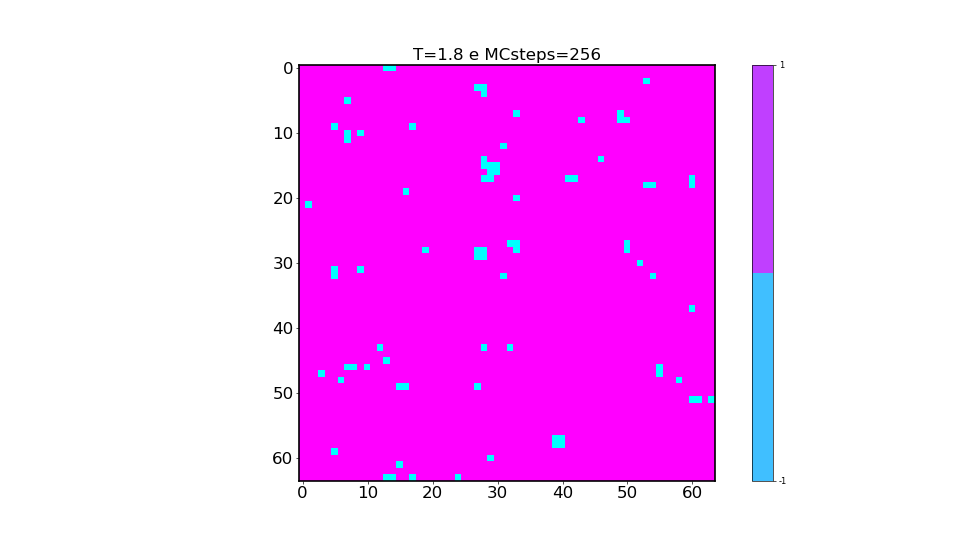
#> input picture Wolff Algorithm/images/teste256.png, 960 x 540 px; its folder holds 4 pictures in this run
$ python gifmaker.py
#> lines starting #> are read from the running program, lines starting #| are printed output that depends on the picture
# -*- coding: utf-8 -*-
"""
Created on Tue May 25 10:05:28 2021

@author: mgteus

"""


import glob
import os
from PIL import Image


# filepaths

fp_in =  r"Wolff Algorithm\images\teste*.png"
fp_out = r"Wolff Algorithm\images\TC-.gif"

# https://pillow.readthedocs.io/en/stable/handbook/image-file-formats.html#gif
img, *imgs = [Image.open(f) for f in sorted(glob.glob(fp_in))]
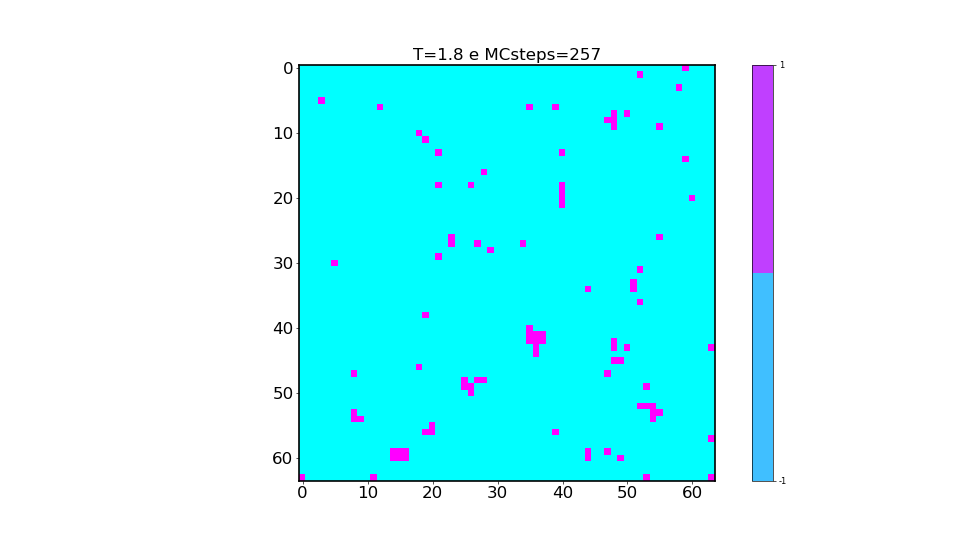
#> input picture Wolff Algorithm/images/teste257.png, 960 x 540 px
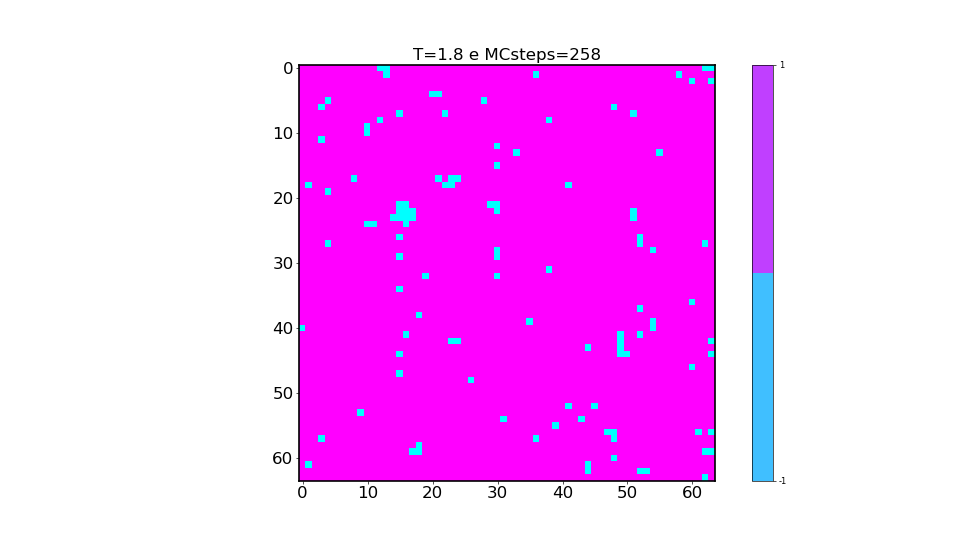
#> input picture Wolff Algorithm/images/teste258.png, 960 x 540 px
#> img is the input picture: PIL image 960x540 RGBA; mean R, G, B, A 248.7, 167.7, 252.5, 255
#> imgs = 2 items
img.save(fp=fp_out, format='GIF', append_images=imgs,
         save_all=True, duration=500, loop=0)
